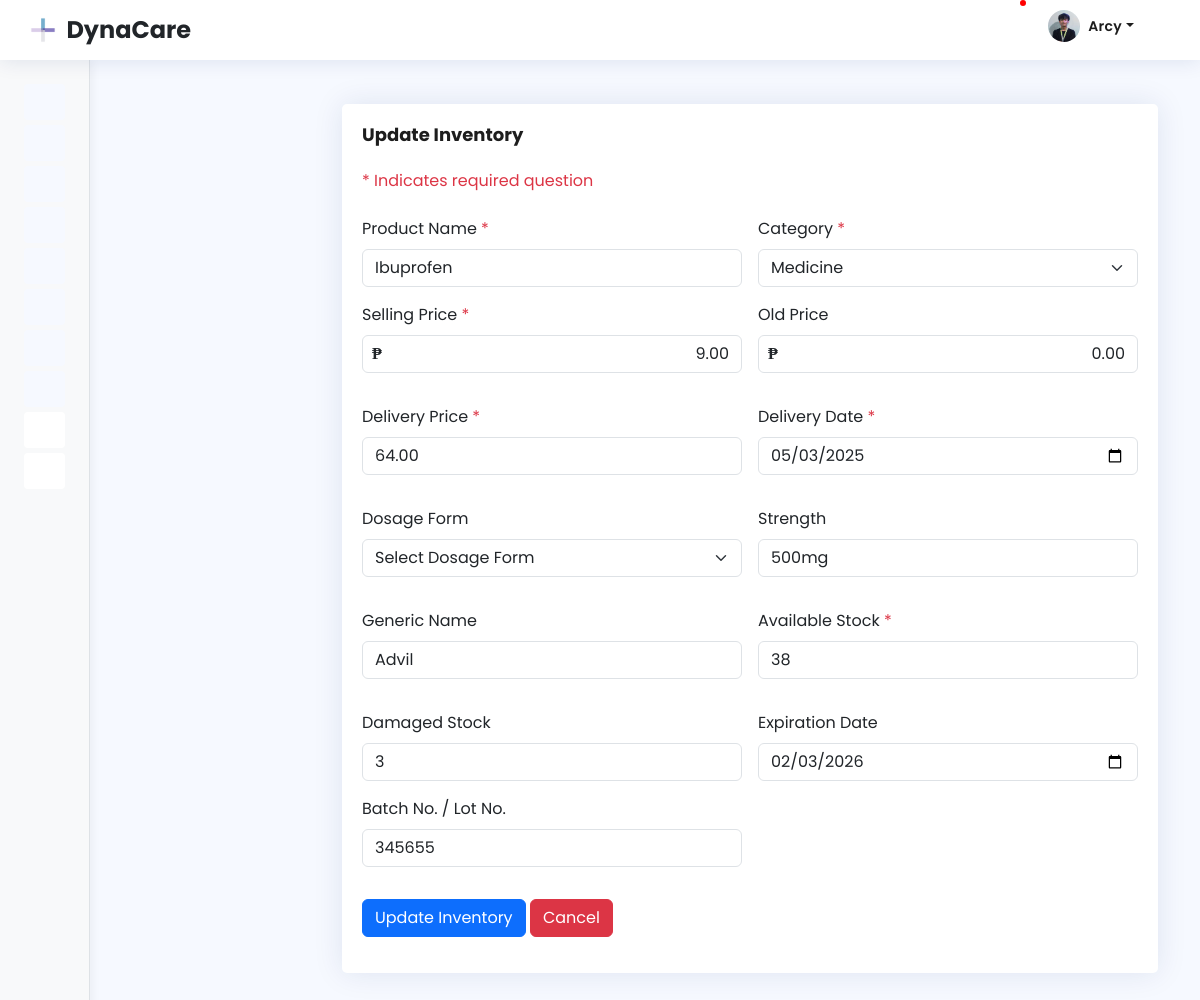
Page /inventory/update_inventory.php?id=38 (signed in) on the committed database.
### tables this page shows
CREATE TABLE `inventory` (
  `id` int(11) NOT NULL,
  `products_id` int(11) NOT NULL,
  `avail_stock` int(11) NOT NULL DEFAULT 0,
  `damage_stock` int(11) NOT NULL DEFAULT 0,
  `release_stock` int(11) NOT NULL DEFAULT 0,
  `price` decimal(10,2) NOT NULL,
  `delivery_price` decimal(10,2) NOT NULL,
  `batch` varchar(100) NOT NULL,
  `dosage` varchar(100) NOT NULL,
  `old_price` decimal(10,2) NOT NULL,
  `brand` varchar(100) NOT NULL,
  `received` varchar(100) NOT NULL,
  `branches_id` int(20) NOT NULL,
  `unit_measure` varchar(50) DEFAULT NULL,
  `material_type` varchar(50) DEFAULT NULL,
  `supplier` varchar(255) DEFAULT NULL,
  `storage_instructions` text DEFAULT NULL,
  `sku` varchar(100) DEFAULT NULL,
  `reorder_level` int(11) DEFAULT NULL,
  `purchase_date` date DEFAULT NULL,
  `acquisition_cost` decimal(10,2) DEFAULT NULL,
  `warranty_details` text DEFAULT NULL,
  `strength` varchar(50) DEFAULT NULL,
  `generic_name` varchar(100) DEFAULT NULL,
  `supply_type` varchar(50) DEFAULT NULL,
  `size` varchar(50) DEFAULT NULL,
  `model_number` varchar(50) DEFAULT NULL,
  `warranty` varchar(50) DEFAULT NULL,
  `dosage_form_id` int(11) DEFAULT NULL
);

CREATE TABLE `products` (
  `id` int(20) NOT NULL,
  `product_name` varchar(150) NOT NULL,
  `categories_id` int(150) NOT NULL,
  `price` decimal(24,0) NOT NULL,
  `expiration_date` date NOT NULL,
  `batch` varchar(45) NOT NULL,
  `supplier` varchar(45) NOT NULL,
  `branches_id` int(20) NOT NULL,
  `type` varchar(255) DEFAULT NULL,
  `generic_name` varchar(255) DEFAULT NULL,
  `dosage` varchar(255) DEFAULT NULL,
  `form` varchar(255) DEFAULT NULL,
  `strength` varchar(255) DEFAULT NULL,
  `route_of_administration` varchar(255) DEFAULT NULL,
  `manufacturer` varchar(255) DEFAULT NULL,
  `prescription_required` varchar(3) DEFAULT NULL,
  `side_effects` text DEFAULT NULL,
  `contraindications` text DEFAULT NULL,
  `storage_instructions` text DEFAULT NULL,
  `active_ingredients` text DEFAULT NULL,
  `sku` varchar(255) DEFAULT NULL,
  `packaging_type` varchar(255) DEFAULT NULL,
  `material_type` varchar(255) DEFAULT NULL,
  `specifications` text DEFAULT NULL,
  `supplier_name` varchar(255) DEFAULT NULL,
  `warranty` varchar(255) DEFAULT NULL,
  `usage_instructions` text DEFAULT NULL
);

CREATE TABLE `categories` (
  `id` int(20) NOT NULL,
  `category_name` varchar(20) NOT NULL
);

### inventory/update_inventory.php (the view, shortened to what this page needs)
<?php
include "../db_conn.php";
$userRole = $_SESSION['user_role'];
$branchId = $_SESSION['branches_id'];
$productId = isset($_GET['id']) ? $_GET['id'] : null;
$productName = $availStock = $damageStock = $expirationDate = $categoryId = $batch = $oldPrice = $brand = $dosage = $received = "";
$strength = $generic_name = $supply_type = $size = $model_number = $warranty = "";
$categories = [];
if ($productId) {
    $sql = "SELECT i.id, i.avail_stock, i.price, i.delivery_price, i.damage_stock,
                   p.product_name, p.expiration_date, p.categories_id,
                   i.batch, i.old_price, i.brand, i.dosage, i.received,
                   i.strength, i.generic_name, i.supply_type, i.size,
                   i.model_number, i.warranty,
                   c.category_name
            FROM inventory i
            INNER JOIN products p ON i.products_id = p.id
            INNER JOIN categories c ON p.categories_id = c.id
            WHERE i.id = ?";
    $stmt = $con->prepare($sql);
    if ($stmt) {
        if ($userRole !== "Super Admin") {
            $stmt->bind_param("ii", $productId, $branchId);
        } else {
            $stmt->bind_param("i", $productId);
        }
        $stmt->execute();
        $result = $stmt->get_result();
        if ($result->num_rows > 0) {
            $row = $result->fetch_assoc();
            $productName = $row['product_name'];
            $availStock = $row['avail_stock'];
            $damageStock = $row['damage_stock'];
            $expirationDate = $row['expiration_date'];
            $categoryId = $row['categories_id'];
            $batch = $row['batch'];
            $price = $row['price'];
            $delivery = $row['delivery_price'];
            $oldPrice = $row['old_price'];
            $received = $row['received'];
            $strength = $row['strength'];
            $generic_name = $row['generic_name'];
        }
    } else {
        $_SESSION['message'] = "Failed to prepare SQL statement.";
        $_SESSION['message_type'] = "danger";
    }
}
$sqlCategories = "SELECT id, category_name FROM categories";
$resultCategories = $con->query($sqlCategories);
if ($resultCategories->num_rows > 0) {
    while ($row = $resultCategories->fetch_assoc()) {
        $categories[] = $row;
    }
}
include '../includes/header.php';
include '../includes/navbar.php';
include '../includes/sidebar.php';
include '../includes/footer.php';
?>
<main id="main" class="main">
    <section class="dashboard section">
        <div class="container">
            <div class="justify-content-center row">
                <div class="col-lg-12">
                    <div class="card">
                        <div class="card-body">
                            <h5 class="card-title">Update Inventory</h5>
                            <span class="text-danger">* Indicates required question</span>
                            <br>
                            <br>
                            <form class="g-3 needs-validation row" method="POST" action="update_inventory.php?id=<?= $productId ?>">
                                <div class="col-md-6">
                                    <label for="productName" class="form-label">Product Name <span class="text-danger">*</span></label>
                                    <input type="text" class="form-control" id="productName" name="product_name" value="<?= htmlspecialchars($productName) ?>" required>
                                </div>
                                <div class="col-md-6">
                                    <label for="category" class="form-label">Category <span class="text-danger">*</span></label>
                                    <select class="form-select" id="category" name="category_id" required onchange="toggleFieldsByCategory()">
                                        <?php foreach ($categories as $category): ?>
                                            <option value="<?= $category['id'] ?>" <?= ($category['id'] == $categoryId) ? 'selected' : ''; ?> data-category-type="<?= strtolower($category['category_name']) ?>">
                                                <?= htmlspecialchars($category['category_name']) ?>
                                            </option>
                                        <?php endforeach; ?>
                                    </select>
                                </div>
                                <div class="mb-3 col-md-6 input-container">
                                    <label for="price" class="form-label">Selling Price <span class="text-danger">*</span></label>
                                    <div class="input-wrapper"><span class="peso-sign">₱</span><input type="text" class="form-control currency-input" id="price" name="price" value="<?= $price ?>" oninput="this.value = this.value.replace(/[^0-9.]/g, '')" required></div>
                                </div>
                                <div class="mb-3 col-md-6 input-container">
                                    <label for="oldPrice" class="form-label">Old Price</label>
                                    <div class="input-wrapper">
                                        <span class="peso-sign">₱</span>
                                        <input type="text" class="form-control currency-input" id="oldPrice" name="old_price" value="<?= $oldPrice ?>" oninput="this.value = this.value.replace(/[^0-9.]/g, '')">
                                    </div>
                                </div>
                                <div class="col-md-6">
                                    <label for="deliveryPrice" class="form-label">Delivery Price <span class="text-danger">*</span></label>
                                    <input type="text" class="form-control" id="deliveryPrice" name="delivery_price" value="<?= $delivery ?>" oninput="this.value = this.value.replace(/[^0-9.]/g, '')" required>
                                </div>
                                <div class="mb-3 col-md-6">
                                    <label for="received" class="form-label">Delivery Date <span class="text-danger">*</span></label>
                                    <input type="date" class="form-control" id="received" name="received" value="<?= $received ?>" required>
                                </div>
                                <div class="mb-3 col-md-6 medicine-field">
                                    <label for="dosage" class="form-label">Dosage Form</label>
                                    <select class="form-select" id="dosage" name="dosage">
                                        <option value="">Select Dosage Form</option>
                                    </select>
                                </div>
                                <div class="mb-3 col-md-6 medicine-field">
                                    <label for="strength" class="form-label">Strength</label>
                                    <input type="text" class="form-control" id="strength" name="strength" value="<?= $strength ?? '' ?>" placeholder="e.g., 500mg, 10mg/mL">
                                </div>
                                <div class="mb-3 col-md-6 medicine-field">
                                    <label for="generic_name" class="form-label">Generic Name</label>
                                    <input type="text" class="form-control" id="generic_name" name="generic_name" value="<?= $generic_name ?? '' ?>">
                                </div>
                                <div class="col-md-6">
                                    <label for="availStock" class="form-label">Available Stock <span class="text-danger">*</span></label>
                                    <input type="number" class="form-control" id="availStock" name="avail_stock" value="<?= $availStock ?>" oninput="this.value = this.value.replace(/[^0-9.]/g, '')" required>
                                </div>
                                <div class="col-md-6">
                                    <label for="damageStock" class="form-label">Damaged Stock</label>
                                    <input type="number" class="form-control" id="damageStock" name="damage_stock" value="<?= $damageStock ?>" oninput="this.value = this.value.replace(/[^0-9.]/g, '')">
                                </div>
                                <div class="col-md-6 medicine-field">
                                    <label for="expiration_date" class="form-label">Expiration Date</label>
                                    <input type="date" class="form-control" id="expiration_date" name="expiration_date" value="<?= htmlspecialchars($expirationDate) ?>">
                                </div>
                                <div class="mb-3 col-md-6 medicine-field">
                                    <label for="batch" class="form-label">Batch No. / Lot No.</label>
                                    <input type="text" class="form-control" id="batch" name="batch" value="<?= $batch ?>" required>
                                </div>
                                <div class="col-12">
                                    <button class="btn btn-primary" type="submit">Update Inventory</button>
                                    <a href="inventory_table.php" class="btn btn-danger">Cancel</a>
                                </div>
                            </form>
                        </div>
                    </div>
                </div>
            </div>
        </div>
    </section>
</main>

### assets/css/style.css (style rules this page uses)
:root { scroll-behavior: smooth; }
body { font-family: 'Poppins'; background: #f6f9ff; color: #444444; }
a { color: #4154f1; text-decoration: none; }
h1, h2, h3, h4, h5, h6 { font-family: 'Poppins'; }
#main { margin-top: 60px; padding: 20px 30px; transition: all 0.3s; }
.card { margin-bottom: 30px; border: none; border-radius: 5px; box-shadow: 0px 0 30px rgba(1, 41, 112, 0.1); }
.card-title { padding: 20px 0 15px 0; font-size: 18px; font-weight: 700; color: #1d1d1d; font-family: 'Poppins'; }
.card-body { padding: 0 20px 20px 20px; }
@media (min-width: 1200px) { #main, #footer { margin-left: 300px; } }

### includes/sidebar.php (style rules this page uses)
:root { --sidebar-bg: #f8f9fa; --sidebar-width: 250px; --sidebar-item-padding: 0.75rem 1.25rem; --sidebar-icon-size: 1.25rem; --sidebar-text-size: 0.9rem; }
:root { --sidebar-bg: #f8f9fa; --sidebar-width: 300px; --sidebar-item-padding: 1rem 1.25rem; --sidebar-icon-size: 1.5rem; --sidebar-text-size: 1.1rem; --sidebar-icon-color: #495057; --sidebar-text-color: #495057; --sidebar-hover-bg: #e9ecef; --sidebar-active-bg: #e9ecef; --sidebar-active-color: #000; --sidebar-border-color: #dee2e6; --sidebar-transition: all 0.3s ease; --sidebar-border-radius: 8px; --sidebar-item-spacing: 0.5rem; }

### inventory/update_inventory.php (style rules this page uses)
.input-wrapper { position: relative; display: flex; align-items: center; }
.peso-sign { position: absolute; left: 10px; font-size: 16px; font-weight: bold; }
.currency-input { padding-left: 25px; text-align: right; font-size: 16px; width: 100%; }
.medicine-field { transition: all 0.3s ease; }

### rows in the picture
inventory: product_name "Ibuprofen", price "9.00", old_price "0.00", delivery_price "64.00", received "05/03/2025", strength "500mg", generic_name "Advil", avail_stock "38", damage_stock "3", expiration_date "02/03/2026", batch "345655"
products: category_id "Medicine"

### other values in the picture
$_SESSION['branch_name'] "DynaCare"
$_SESSION['name'] "Arcy"
